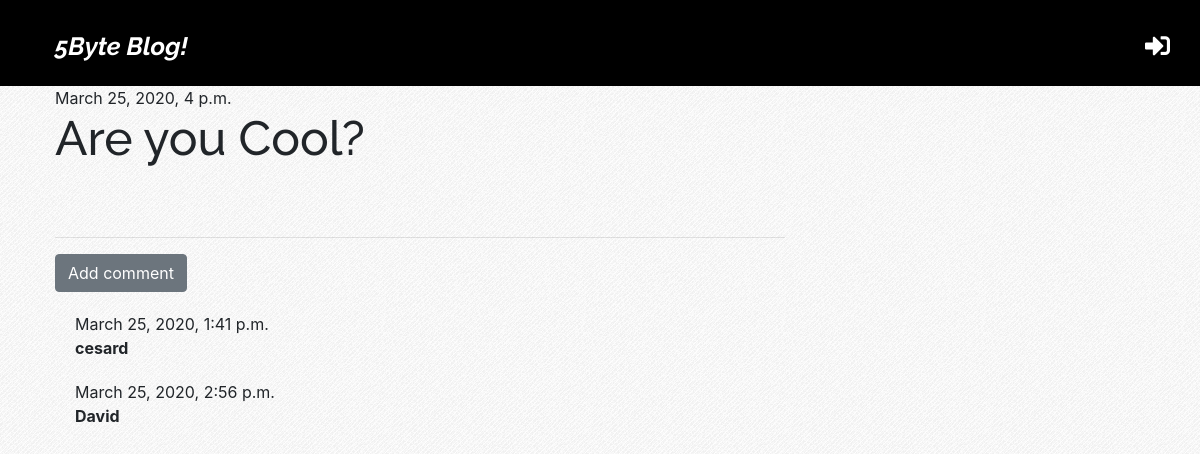
Screenshot of /post/23 with the database file from the repository.
### blog/models.py (models this page shows, shortened)
class Post(models.Model):
    author= models.ForeignKey('auth.User', on_delete=models.CASCADE) # si el autor John , crea 10 post y elimino este autor, todos los post se eliminaran
    title= models.CharField(max_length=200)
    text=models.TextField()
    created_date= models.DateTimeField(default=timezone.now)
    published_date=models.DateTimeField(blank=True,null=True)

class Comment(models.Model):
    post=models.ForeignKey('blog.Post', on_delete=models.CASCADE, related_name='comments') # Si elimino el blog post, todos los comentarios relacionados con el , se eliminan, ya que es una foreing key
    author=models.CharField(max_length=200)
    text= models.TextField()
    created_date=models.DateTimeField(default=timezone.now)
    approved=models.BooleanField(default=False)

### blog/views.py (the view)
# urls.py: path('post/<int:pk>', views.post_detail , name='post_detail'),
def post_detail(request,pk):
    post = get_object_or_404 (Post,pk=pk)
    stuff_for_frontent={'post':post}
    return render(request, 'blog/post_detail.html',stuff_for_frontent)

### blog/templatetags/markdownify.py (called while the page is built)
@register.filter
def markdown(value):
    renderer = HighlightRenderer()
    markdown = mistune.Markdown(renderer=renderer)
    return markdown(value)

### blog/templates/blog/post_detail.html (shortened to what this page needs)
{% extends 'blog/base.html' %}
{% load markdownify %}
{% block content %}
      <div class="post">
          {% if post.published_date %}
              <div class="date">
                {{post.published_date}}
              </div>
          {%else%}
              <a href="{% url 'post_publish' pk=post.pk %}" class='btn btn-success' style='margin-top:10px'><i class="fas fa-upload fa-2x" style='color:#000000'></i></a>
          {%endif%}
          <h1>{{post.title}}</h1>
      </div>
        <hr>
        <a href="{%url 'add_comment_to_post' pk=post.pk%}" class='btn btn-secondary'>Add comment</a>
        {% for comment in post.comments.all %}
          {%if user.is_authenticated or comment.approved%}
            <div class="comment">
              <div class="date">
                {{comment.created_date}}
              </div>
                <strong>{{comment.author}}</strong>
            </div>
          {%endif%}
        {%empty%}
            <p>No comments...</p>
        {%endfor%}
{%endblock%}

### blog/static/css/blog.css (style rules this page uses)
body { background-image: url('images/debut_light.png'); width: auto; height: 500px; }
h1,h2,h3,h4 { font-family: 'Raleway', 'Inconsolata' , 'Droid Sans', serif; font-size: 48px; }
.post { margin-bottom: 70px; }
.comment { margin: 20px 0px 20px 20px; }

### rows the page displays
Post: published_date "March 25, 2020, 4 p.m.", title "Are you Cool?"
Comment: created_date "March 25, 2020, 1:41 p.m.", author "cesard"
Comment: created_date "March 25, 2020, 2:56 p.m.", author "David"
